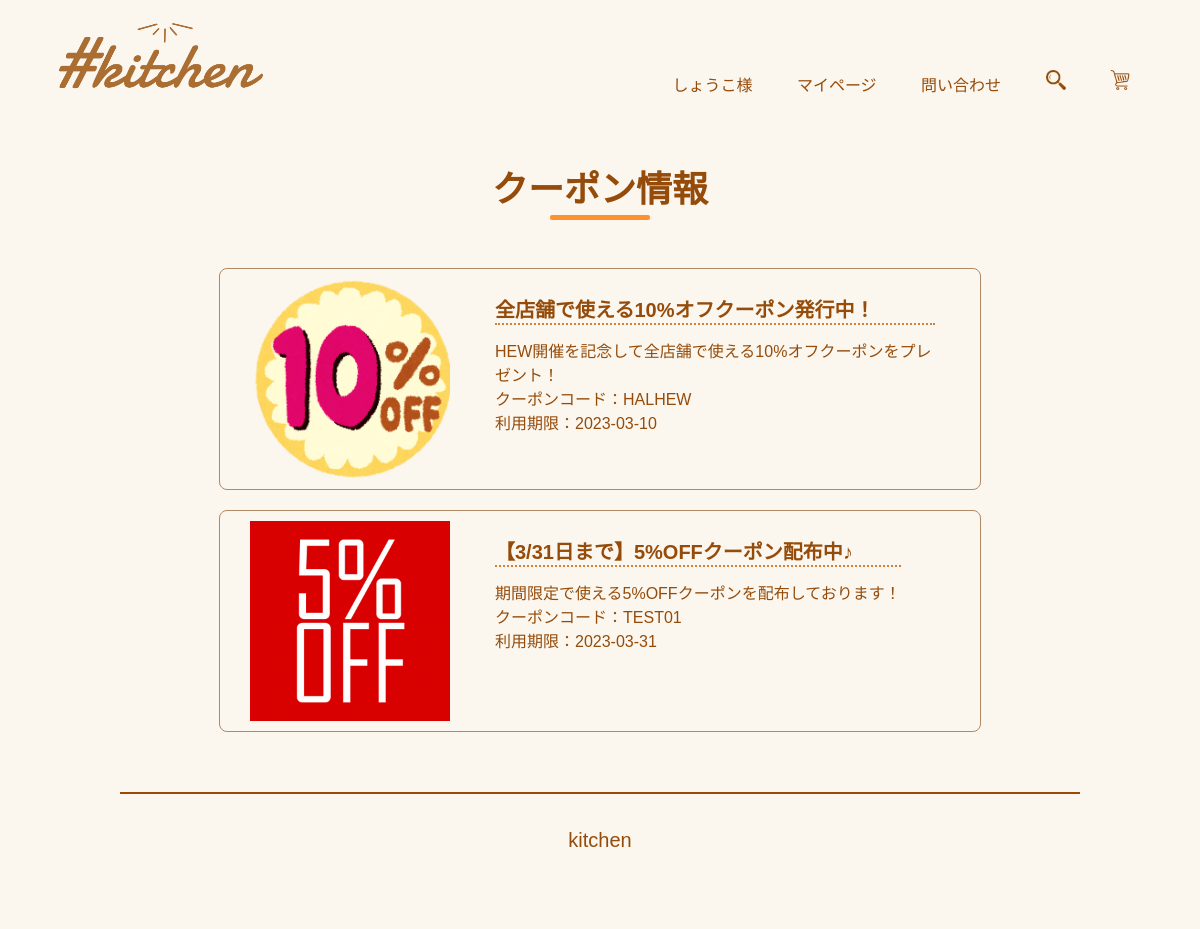
Page /board.php (signed in) on the committed database.
### tables this page shows
CREATE TABLE `t_users` (
  `F_User_ID` char(8) NOT NULL,
  `F_UserName` varchar(255) NOT NULL,
  `F_LastName` varchar(255) NOT NULL,
  `F_FirstName` varchar(255) NOT NULL,
  `F_UserAddress` varchar(255) NOT NULL,
  `F_UserPostcode` int(7) NOT NULL,
  `F_UserPhonenumber` char(15) NOT NULL,
  `F_BirthdayDate` date NOT NULL,
  `F_UserPass` varchar(255) NOT NULL,
  `F_User_Item` char(8) DEFAULT NULL,
  `F_Coupon_ID` char(8) DEFAULT NULL,
  `F_UserLog_ID` char(8) DEFAULT NULL,
  `F_UserMailaddress` varchar(255) NOT NULL
);

CREATE TABLE `t_couponimages` (
  `F_Coupon_ID` char(8) NOT NULL,
  `F_CouponImage` varchar(255) NOT NULL
);

CREATE TABLE `t_coupon` (
  `F_Coupon_ID` char(8) NOT NULL,
  `F_Coupon_Title` varchar(255) NOT NULL,
  `F_Coupon_Article` varchar(255) DEFAULT NULL,
  `F_Coupon_Value` int(11) NOT NULL,
  `F_Coupon_Code` char(6) NOT NULL,
  `F_Coupon_Date` date NOT NULL
);

### board.php (the view, shortened to what this page needs)
<?php
require("./dbconnect.php");
$sql = "SELECT * FROM t_coupon";
$stmt = $db->prepare($sql);
$stmt->execute();
$record = $stmt->fetchAll(PDO::FETCH_ASSOC);
?>
<!DOCTYPE html>
<html lang="ja">
<head>
    <link rel="stylesheet" href="./css/style.css">
</head>
<body>
    <header>
        <?php require_once("header.php") ?>
    </header>
    <div class="title">
        <h2>クーポン情報</h2>
    </div>
    <div class="board_list_wrapper">
        <?php
        for ($i = 0; $i < count($record); $i++) {
            $sql = "SELECT F_CouponImage FROM t_coupon AS a INNER JOIN t_couponimages AS b ON a.F_Coupon_ID = b.F_Coupon_ID WHERE a.F_Coupon_ID = :id";
            $stmt = $db->prepare($sql);
            $stmt->bindValue(':id', $record[$i]['F_Coupon_ID']);
            $stmt->execute();
            $img = $stmt->fetch(PDO::FETCH_ASSOC); ?>
            <?php foreach ($img as $key => $c) : ?>
                <div class='board_list'>
                    <div class="board_mainvisual">
                        <img src="image/<?php echo $c ?>" alt="">
                    </div>
                    <?php endforeach; ?>
                    <?php echo
                    "<div class='board_text'>
                            <h3>{$record[$i]['F_Coupon_Title']}</h3>
                            <p>{$record[$i]['F_Coupon_Article']}</p>
                            <p>クーポンコード：{$record[$i]['F_Coupon_Code']}</p>
                            <p>利用期限：{$record[$i]['F_Coupon_Date']}</p>
                        </div>
                </div>";
        } ?>
    </div>
        <footer>
        </footer>
</body>
</html>

### header.php (shortened to what this page needs)
<?php
require("./dbconnect.php");
if (!empty($_SESSION['id'])) {
    $sql = "SELECT * FROM T_Users WHERE F_UserMailaddress = :id";
    $stmt = $db->prepare($sql);
    $stmt->bindValue(':id', $_SESSION['id']);
    $stmt->execute();
    $log = $stmt->fetchAll(PDO::FETCH_ASSOC);
}
?>
<!DOCTYPE html>
<html lang="ja">
<head>
    <link rel="stylesheet" href="./css/style.css">
</head>
<body>
    <header>
        <div class="header_logo">
            <a href="index.php"><img src="./image/logo.png" alt="ヘッダーロゴ"></a>
        </div>
        <div class="navigation">
            <ul>
                <?php
                if(!empty($_SESSION['id'])){
                   echo "<li><a>".$log[0]['F_FirstName']."様</a></li>";
                }else {
                    echo "<li><a href='entory.php'>会員登録</a></li>
                    <li><a href='login.php'>ログイン</a></li>";
                }
                ?>
                <li><a href="mypage.php">マイページ</a></li>
                <li><a href="Q&A.php">問い合わせ</a></li>
                <li><a href="introduction.php"><img src="./image/navi_icon.png" alt="検索"></a></li>
                <?php
                if(isset($_SESSION['id'])){
                    if (strpos($log[0]['F_User_ID'], 'S') !== false) {
                    }else{
                        if(!empty($_POST['cart_Icon'])){
                            echo '<li><a href="cart.php"><img src="./image/cart_icon2.png" alt="カートを見る"></a></li>';
                            }else{
                                echo '<li><a href="cart.php"><img src="./image/cart_icon.png" alt="カートを見る"></a></li>';
                            }
                    }
                }else{
                    if(!empty($_POST['cart_Icon'])){
                    echo '<li><a href="cart.php"><img src="./image/cart_icon2.png" alt="カートを見る"></a></li>';
                    }else{
                        echo '<li><a href="cart.php"><img src="./image/cart_icon.png" alt="カートを見る"></a></li>';
                    }
                }
                ?>
            </ul>
        </div>
    </header>
</body>
</html>

### css/style.css (style rules this page uses)
body { font-family: "游ゴシック Medium", "Yu Gothic Medium", "游ゴシック体", YuGothic, sans-serif; font-size: 16px; margin: 0; padding: 0; color: rgb(149, 76, 11); background-color: rgb(251, 246, 238); }
body,h1,h2,h3,h4,p,ul,ol,img { margin: 0; padding: 0; }
ul,li { list-style: none; }
a { text-decoration: none; color: rgb(149, 76, 11); }
img { vertical-align: bottom; }
body { width: 100%; }
header { width: 100%; height: 120px; }
.header_logo img { width: 240px; padding: 10px 40px; float: left; }
.navigation { float: right; }
.navigation ul { margin: 70px 30px 0 0; }
.navigation li { display: inline-block; }
.navigation li a { margin-right: 40px; }
.navigation img { width: 20px; margin-bottom: 5px; }
.navigation li a { position: relative; display: inline-block; }
.navigation li a::after { position: absolute; bottom: -8px; left: 0; content: ""; width: 100%; height: 2px; background: rgb(255, 145, 46); opacity: 0; visibility: hidden; transition: 0.3s; }
footer { margin: 0 auto; width: 80%; height: 100px; padding-top: 35px; border-top: solid 2px rgb(149, 76, 11); }
.footer_copyright p { font-size: 20px; text-align: center; }
.title { margin: 40px 0 20px; text-align: center; }
.title h2 { font-size: 36px; position: relative; display: inline-block; margin-bottom: 1em; }
.title h2:before { content: ''; position: absolute; bottom: -8px; display: inline-block; width: 100px; height: 5px; left: 50%; -webkit-transform: translateX(-50%); transform: translateX(-50%); background-color: rgb(255, 145, 46); border-radius: 2px; }
.board_list_wrapper { width: 100%; margin: 0 0 60px; }
.board_list { width: 700px; padding: 10px 30px; display: flex; margin: 0 auto 20px; border: 1.5px solid rgb(177, 136, 100); border-radius: 8px; }
.board_mainvisual img { width: 200px; height: 200px; margin-right: 30px; }
.board_text { padding: 15px; max-width: 460px; }
.board_text h3 { font-size: 20px; margin-bottom: 13px; border-bottom: 2px dotted rgb(205, 130, 65); }

### rows in the picture
t_users: F_FirstName "しょうこ"
t_coupon: F_Coupon_Title "全店舗で使える10%オフクーポン発行中！", F_Coupon_Article "HEW開催を記念して全店舗で使える10%オフクーポンをプレゼント！", F_Coupon_Code "HALHEW", F_Coupon_Date "2023-03-10"
t_couponimages: F_CouponImage (picture)
t_coupon: F_Coupon_Title "【3/31日まで】5%OFFクーポン配布中♪", F_Coupon_Article "期間限定で使える5%OFFクーポンを配布しております！", F_Coupon_Code "TEST01", F_Coupon_Date "2023-03-31"
t_couponimages: F_CouponImage (picture)
